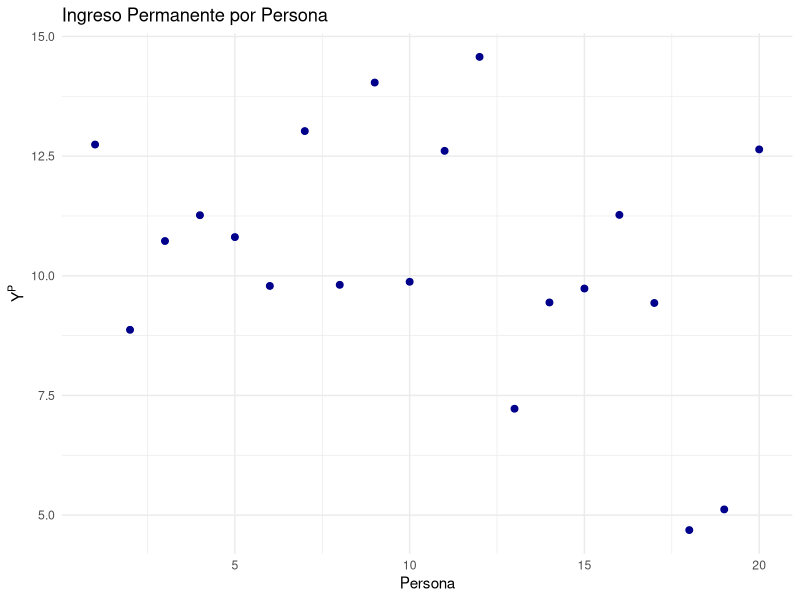
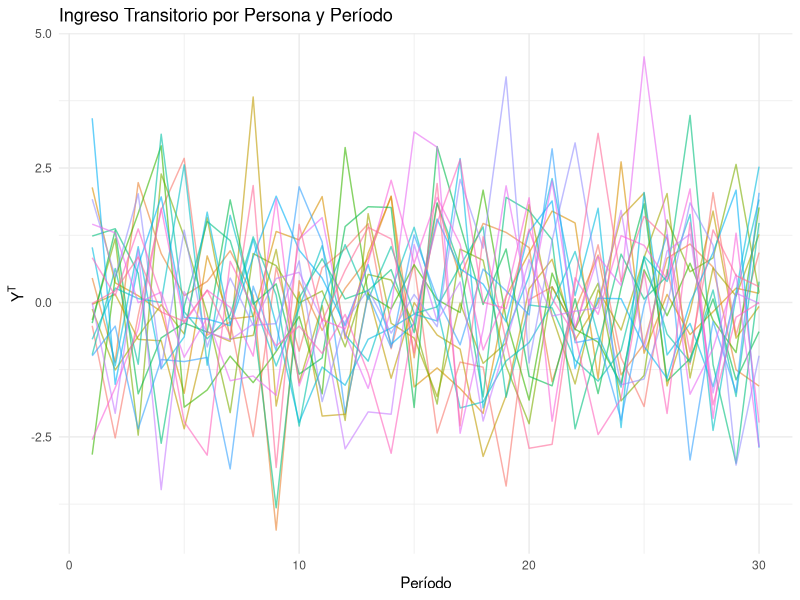
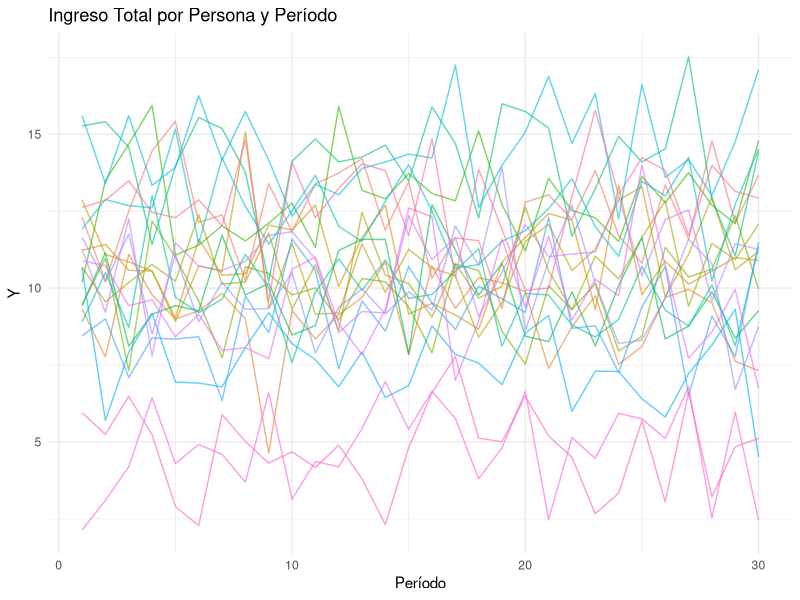
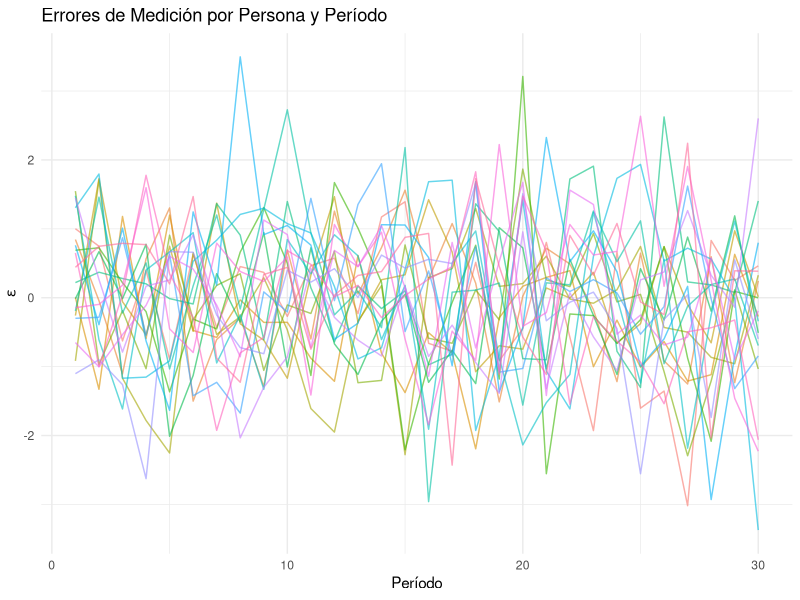
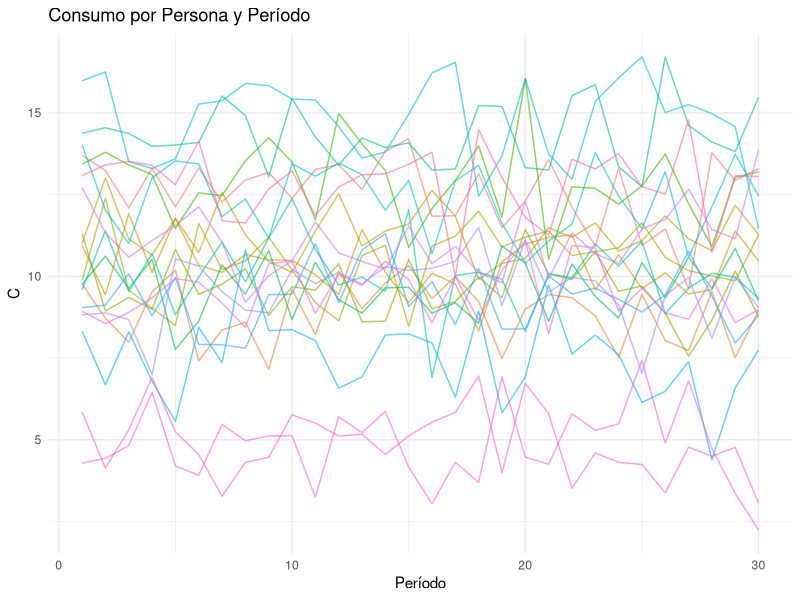
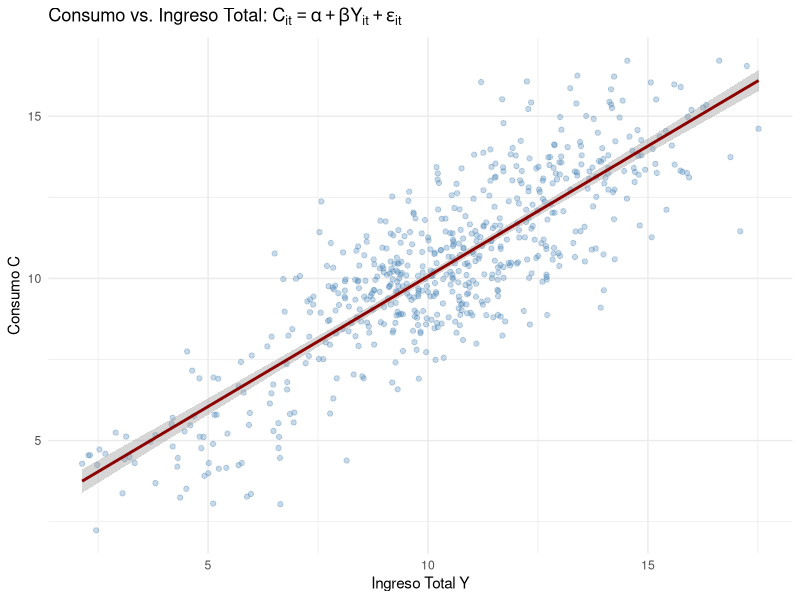
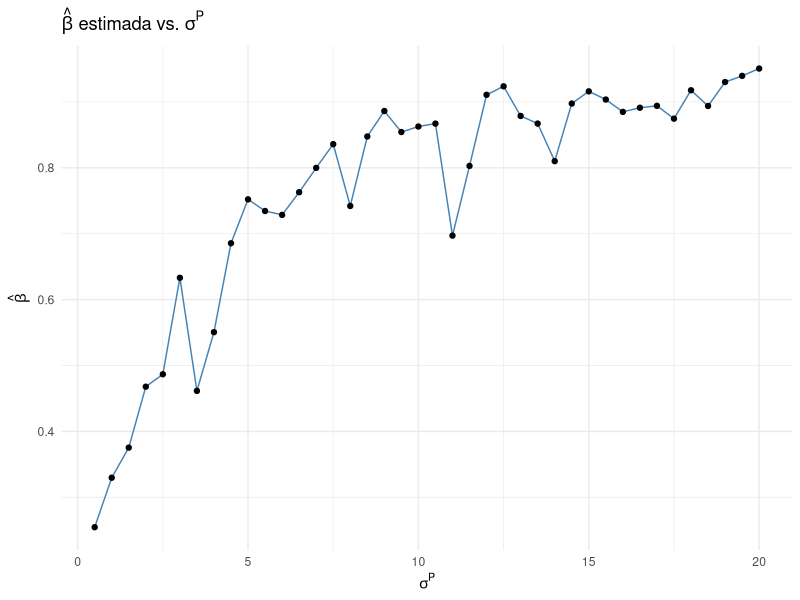
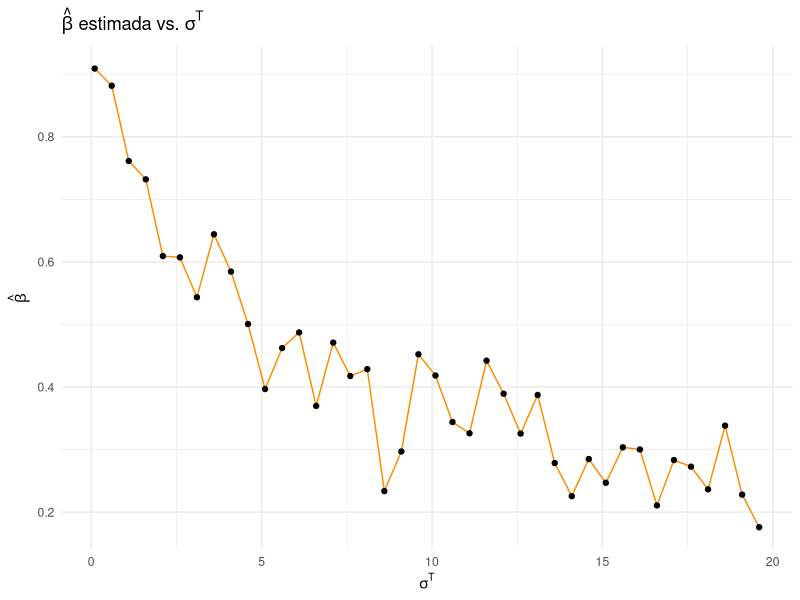

Reproduce these figures in R, in order.
## ---- chunk 1
knitr::opts_chunk$set(
  echo    = TRUE,
  warning = FALSE,
  message = FALSE,
  fig.align = "center",
  fig.pos  = "H"
)

# Common libraries — add more as needed
library(tidyverse)
library(ggplot2)
## ---- chunk 2
# Parámetros globales — ajuste según sus supuestos
set.seed(42)

n_personas  <- 20    # número de individuos
n_periodos  <- 30    # observaciones por individuo
mu_Y_P      <- 10    # media del ingreso permanente
sigma_P     <- 4     # varianza σ^P  (ajuste para el inciso g)
sigma_T     <- 2     # varianza σ^T  (ajuste para el inciso h)
sigma_eps   <- 1     # varianza σ^ε  (ajuste para el inciso i)
## ---- chunk 3
# --- Ingreso permanente ---
Y_P <- rnorm(n_personas, mean = mu_Y_P, sd = sqrt(sigma_P))

# Matriz: cada columna = una persona, cada fila = período
Y_P_mat <- matrix(rep(Y_P, each = n_periodos),
                  nrow = n_periodos, ncol = n_personas)

# Data frame largo para graficar
df_YP <- data.frame(
  persona = rep(1:n_personas, each = n_periodos),
  periodo = rep(1:n_periodos, times = n_personas),
  Y_P     = as.vector(Y_P_mat)
)

ggplot(df_YP, aes(x = persona, y = Y_P, group = persona)) +
  geom_point(alpha = 0.3, color = "steelblue") +
  geom_point(data = data.frame(persona = 1:n_personas, Y_P = Y_P),
             color = "darkblue", size = 2) +
  labs(title = "Ingreso Permanente por Persona",
       x = "Persona", y = expression(Y^P)) +
  theme_minimal()
## ---- chunk 4
# --- Ingreso transitorio ---
Y_T_mat <- matrix(rnorm(n_personas * n_periodos, mean = 0, sd = sqrt(sigma_T)),
                  nrow = n_periodos, ncol = n_personas)

df_YT <- data.frame(
  persona = rep(1:n_personas, each = n_periodos),
  periodo = rep(1:n_periodos, times = n_personas),
  Y_T     = as.vector(Y_T_mat)
)

ggplot(df_YT, aes(x = periodo, y = Y_T, color = factor(persona))) +
  geom_line(alpha = 0.6) +
  labs(title = "Ingreso Transitorio por Persona y Período",
       x = "Período", y = expression(Y^T), color = "Persona") +
  theme_minimal() +
  theme(legend.position = "none")
## ---- chunk 5
# --- Ingreso total ---
Y_mat <- Y_P_mat + Y_T_mat

df_Y <- data.frame(
  persona = rep(1:n_personas, each = n_periodos),
  periodo = rep(1:n_periodos, times = n_personas),
  Y       = as.vector(Y_mat)
)

ggplot(df_Y, aes(x = periodo, y = Y, color = factor(persona))) +
  geom_line(alpha = 0.6) +
  labs(title = "Ingreso Total por Persona y Período",
       x = "Período", y = expression(Y), color = "Persona") +
  theme_minimal() +
  theme(legend.position = "none")
## ---- chunk 6
# --- Errores de medición ---
eps_mat <- matrix(rnorm(n_personas * n_periodos, mean = 0, sd = sqrt(sigma_eps)),
                  nrow = n_periodos, ncol = n_personas)

df_eps <- data.frame(
  persona = rep(1:n_personas, each = n_periodos),
  periodo = rep(1:n_periodos, times = n_personas),
  eps     = as.vector(eps_mat)
)

ggplot(df_eps, aes(x = periodo, y = eps, color = factor(persona))) +
  geom_line(alpha = 0.6) +
  labs(title = "Errores de Medición por Persona y Período",
       x = "Período", y = expression(epsilon), color = "Persona") +
  theme_minimal() +
  theme(legend.position = "none")
## ---- chunk 7
# --- Consumo ---
C_mat <- Y_P_mat + 0.1 * Y_T_mat + eps_mat

df_C <- data.frame(
  persona = rep(1:n_personas, each = n_periodos),
  periodo = rep(1:n_periodos, times = n_personas),
  C       = as.vector(C_mat)
)

ggplot(df_C, aes(x = periodo, y = C, color = factor(persona))) +
  geom_line(alpha = 0.6) +
  labs(title = "Consumo por Persona y Período",
       x = "Período", y = expression(C), color = "Persona") +
  theme_minimal() +
  theme(legend.position = "none")
## ---- chunk 8
# --- Regresión ---
df_reg <- data.frame(C = as.vector(C_mat), Y = as.vector(Y_mat))
modelo  <- lm(C ~ Y, data = df_reg)
summary(modelo)

ggplot(df_reg, aes(x = Y, y = C)) +
  geom_point(alpha = 0.3, color = "steelblue") +
  geom_smooth(method = "lm", se = TRUE, color = "darkred") +
  labs(title = expression(paste("Consumo vs. Ingreso Total: ",
                                C[it] == alpha + beta*Y[it] + epsilon[it])),
       x = "Ingreso Total Y", y = "Consumo C") +
  theme_minimal()
## ---- chunk 9
sigma_P_vals <- seq(0.5, 20, by = 0.5)

beta_sigmaP <- sapply(sigma_P_vals, function(sp) {
  YP_   <- rnorm(n_personas, mean = mu_Y_P, sd = sqrt(sp))
  YPm   <- matrix(rep(YP_, each = n_periodos), nrow = n_periodos)
  YTm   <- matrix(rnorm(n_personas * n_periodos, 0, sqrt(sigma_T)), nrow = n_periodos)
  Em    <- matrix(rnorm(n_personas * n_periodos, 0, sqrt(sigma_eps)), nrow = n_periodos)
  Cm    <- YPm + 0.1 * YTm + Em
  Ym    <- YPm + YTm
  coef(lm(as.vector(Cm) ~ as.vector(Ym)))[2]
})

df_g <- data.frame(sigma_P = sigma_P_vals, beta_hat = beta_sigmaP)

ggplot(df_g, aes(x = sigma_P, y = beta_hat)) +
  geom_line(color = "steelblue") +
  geom_point() +
  labs(title = expression(paste(hat(beta), " estimada vs. ", sigma^P)),
       x = expression(sigma^P), y = expression(hat(beta))) +
  theme_minimal()
## ---- chunk 10
sigma_T_vals <- seq(0.1, 20, by = 0.5)

beta_sigmaT <- sapply(sigma_T_vals, function(st) {
  YPm <- matrix(rep(rnorm(n_personas, mu_Y_P, sqrt(sigma_P)), each = n_periodos),
                nrow = n_periodos)
  YTm <- matrix(rnorm(n_personas * n_periodos, 0, sqrt(st)), nrow = n_periodos)
  Em  <- matrix(rnorm(n_personas * n_periodos, 0, sqrt(sigma_eps)), nrow = n_periodos)
  Cm  <- YPm + 0.1 * YTm + Em
  Ym  <- YPm + YTm
  coef(lm(as.vector(Cm) ~ as.vector(Ym)))[2]
})

df_h <- data.frame(sigma_T = sigma_T_vals, beta_hat = beta_sigmaT)

ggplot(df_h, aes(x = sigma_T, y = beta_hat)) +
  geom_line(color = "darkorange") +
  geom_point() +
  labs(title = expression(paste(hat(beta), " estimada vs. ", sigma^T)),
       x = expression(sigma^T), y = expression(hat(beta))) +
  theme_minimal()
## ---- chunk 11
sigma_eps_vals <- seq(0.1, 20, by = 0.5)

beta_sigmaE <- sapply(sigma_eps_vals, function(se) {
  YPm <- matrix(rep(rnorm(n_personas, mu_Y_P, sqrt(sigma_P)), each = n_periodos),
                nrow = n_periodos)
  YTm <- matrix(rnorm(n_personas * n_periodos, 0, sqrt(sigma_T)), nrow = n_periodos)
  Em  <- matrix(rnorm(n_personas * n_periodos, 0, sqrt(se)), nrow = n_periodos)
  Cm  <- YPm + 0.1 * YTm + Em
  Ym  <- YPm + YTm
  coef(lm(as.vector(Cm) ~ as.vector(Ym)))[2]
})

df_i <- data.frame(sigma_eps = sigma_eps_vals, beta_hat = beta_sigmaE)

ggplot(df_i, aes(x = sigma_eps, y = beta_hat)) +
  geom_line(color = "darkgreen") +
  geom_point() +
  labs(title = expression(paste(hat(beta), " estimada vs. ", sigma^epsilon)),
       x = expression(sigma^epsilon), y = expression(hat(beta))) +
  theme_minimal()
## ---- chunk 12
# Cargue aquí los paquetes necesarios para manejo de datos INEGI / BandPassFilter
# library(mFilter)    # filtros HP y Band-Pass
# library(neverhpfilter) # alternativa para HP
# Cargue los datos descargados del INEGI
## ---- chunk 13
# Cargue los datos del INEGI aquí
# Ejemplo:
# datos_mex <- read.csv("datos_inegi.csv")
## ---- chunk 14
# Gráfica en niveles
## ---- chunk 15
# Gráfica en logaritmos
## ---- chunk 16
# Calcule tasas de crecimiento
# Grafique
# Matriz de varianzas-covarianzas
## ---- chunk 17
# library(mFilter)
# hp_result <- hpfilter(serie, freq = 1600)
# ciclo_hp  <- hp_result$cycle
## ---- chunk 18
# library(mFilter)
# bp_result <- bkfilter(serie)
# ciclo_bp  <- bp_result$cycle
## ---- chunk 19
# Implementación del filtro Beveridge-Nelson
## ---- chunk 20
# Gráficas de dispersión: consumo en eje x, producto en eje y
## ---- chunk 21
# Calcule desviaciones estándar de las tasas de crecimiento
## ---- chunk 22
# Modelo 1: Niveles
# Modelo 2: Tasas de crecimiento contemporáneas
# Modelo 3: Tasas de crecimiento rezagadas
# Modelo 4: Log-log
## ---- chunk 23
# Repita para consumo de servicios
## ---- chunk 24
# Repita para consumo de bienes
## ---- chunk 25
# Cargue los microdatos de la ENIGH correspondientes a su año asignado
# Grupo 1: 2024 | Grupo 2: 2022 | Grupo 3: 2020 | etc.
# enigh <- read.csv("enigh_XXXX.csv")
## ---- chunk 26
# Número de hogares
# Ingreso y gasto promedio sin factor de expansión
# Ingreso y gasto promedio con factor de expansión
## ---- chunk 27
# modelo_c <- lm(gasto ~ ingreso, data = enigh)
# summary(modelo_c)
## ---- chunk 28
# Filtre el subconjunto correspondiente
# modelo_d <- lm(gasto ~ ingreso, data = submuestra_d)
# summary(modelo_d)
## ---- chunk 29
# modelo_e <- lm(gasto ~ ingreso, data = submuestra_urbano)
# summary(modelo_e)
## ---- chunk 30
# Cargue datos del INEGI
## ---- chunk 31
# Cargue datos del Banco de México
## ---- chunk 32
# Gráficas
## ---- chunk 33
# Tasas de cambio anual
# Gráfica
# Matriz de varianzas-covarianzas
## ---- chunk 34
# Cargue los microdatos de la ENFIH-2019
# enfih <- read.csv("enfih2019.csv")
## ---- chunk 35
# Tabulado usando el código provisto por el INEGI
## ---- chunk 36
# Gráfica de dispersión
## ---- chunk 37
# Tabulado
## ---- chunk 38
# Cargue los datos del IPC, NASDAQ y el índice de acciones del país asignado
# Eq 1: Japón | Eq 2: Suecia | Eq 3: España | Eq 4: Brasil | Eq 5: Canadá
## ---- chunk 39
# Cargue los índices bursátiles
## ---- chunk 40
# r_t = (P_t - P_{t-1}) / P_{t-1}
## ---- chunk 41
# Cargue tasas de interés
## ---- chunk 42
# prima = retorno_mercado - tasa_libre_riesgo
## ---- chunk 43
# cov(prima, Delta_C_agregado)
## ---- chunk 44
# cov(prima, Delta_C_durables)
# cov(prima, Delta_C_servicios)
## ---- chunk 45
# gamma = E[prima] / cov(prima, Delta_c)
## ---- chunk 46
# cov(prima_mex, Delta_C_importados)
## ---- chunk 47
# gamma_importados = E[prima_mex] / cov(prima_mex, Delta_C_importados)
## ---- chunk 48
P   <- 200     # Precio actual del activo
N   <- 1       # Número de equipo — ajuste según corresponda
K   <- P - N * 5  # Precio de ejercicio del call
r   <- 0.05    # Tasa de interés
## ---- chunk 49
# Defina los factores u (subida) y d (bajada)
# u <- ...
# d <- ...
# dt <- ...  # longitud de cada período

# Construya el árbol de precios
# Etapa 0: S_0 = P
# Etapa 1: S_u = P*u, S_d = P*d
# Etapa 2: S_uu = P*u^2, S_ud = P*u*d, S_dd = P*d^2

# Calcule las probabilidades neutrales al riesgo
# p <- (exp(r*dt) - d) / (u - d)
## ---- chunk 50
# Payoffs en la etapa final
# C_uu <- max(S_uu - K, 0)
# C_ud <- max(S_ud - K, 0)
# C_dd <- max(S_dd - K, 0)

# Retroceso (backward induction)
# C_u  <- exp(-r*dt) * (p * C_uu + (1-p) * C_ud)
# C_d  <- exp(-r*dt) * (p * C_ud + (1-p) * C_dd)
# C_0  <- exp(-r*dt) * (p * C_u  + (1-p) * C_d)
# cat("Precio del call:", C_0)
